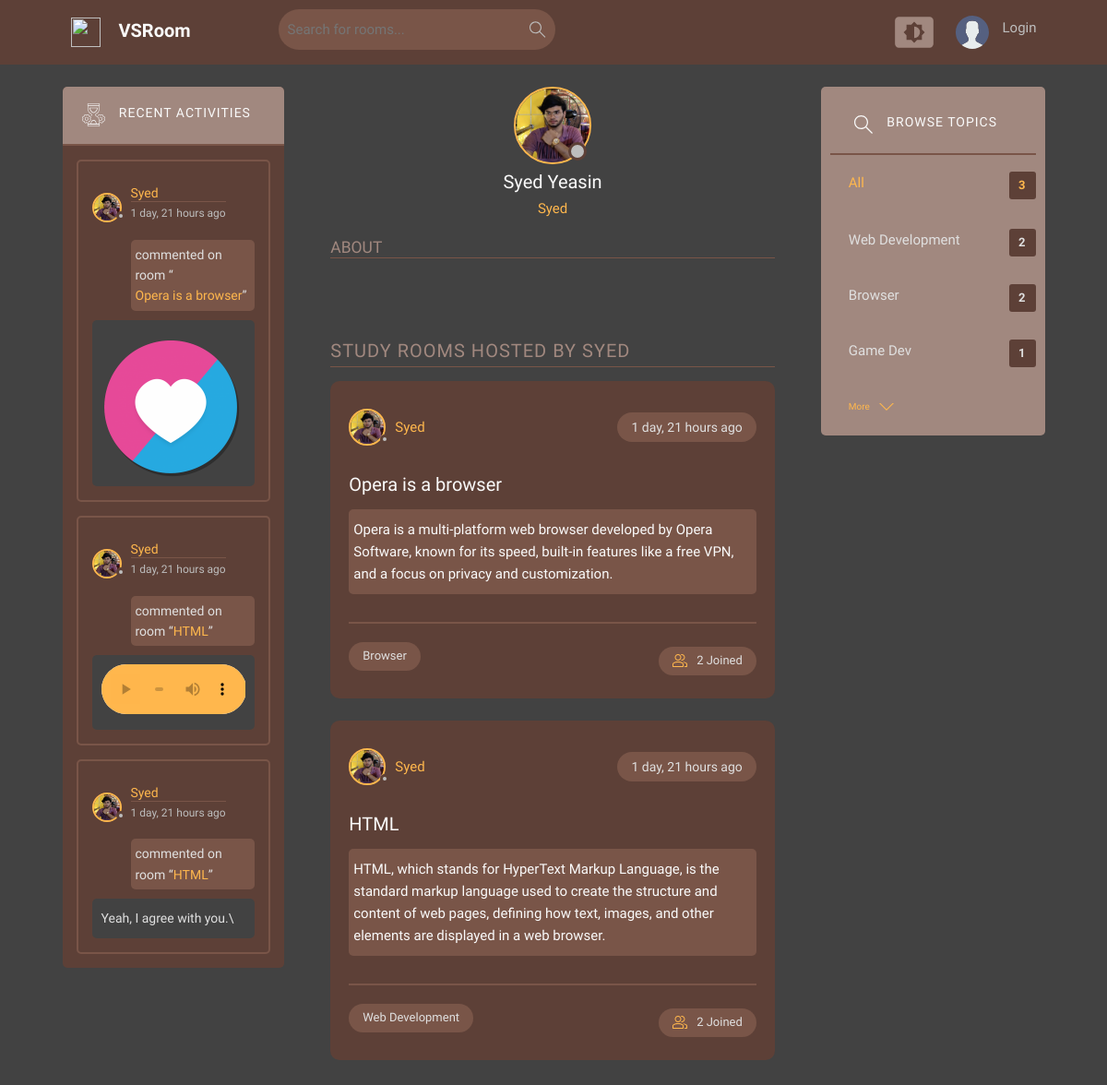
Page /profile/1/ on the committed database.
### base/models.py (models this page shows, shortened)
class Message(models.Model):
    user = models.ForeignKey(User, on_delete=models.CASCADE)
    room = models.ForeignKey(Room, on_delete=models.CASCADE)
    body = models.TextField(blank=True)
    updated = models.DateTimeField(auto_now=True)
    created = models.DateTimeField(auto_now_add=True)
    class Meta:
        ordering = ['-updated', '-created']

class User(AbstractUser):
    name = models.CharField(max_length=200, null=True)
    email = models.EmailField(unique=True ,null=True)
    bio = models.TextField(null=True, blank=True)
    avatar = models.ImageField(upload_to=user_avatar_path, null=True, default="avatar.svg")
    USERNAME_FIELD = 'email'
    REQUIRED_FIELDS = ['username']

class Room(models.Model):
    host = models.ForeignKey(User, on_delete=models.SET_NULL, null=True)
    topic = models.ForeignKey(Topic, on_delete=models.SET_NULL, null=True, blank=True)
    name = models.CharField(max_length=200)
    description = models.TextField(null=True, blank=True)
    participants = models.ManyToManyField(User, related_name='participants', blank=True)
    updated = models.DateTimeField(auto_now=True)
    created = models.DateTimeField(auto_now_add=True)
    class Meta:
        ordering = ['-updated', '-created']
    def __str__(self):
        return str(self.name)

class MessageFile(models.Model):
    message = models.ForeignKey(Message, on_delete=models.CASCADE, related_name='files')
    file = models.FileField(upload_to='messages/')
    original_name = models.CharField(max_length=255, default="unknown")

class Topic(models.Model):
    name = models.CharField(max_length=200)
    creator = models.ForeignKey(User, on_delete=models.CASCADE, null=True, blank=True, related_name="topics")

### base/views.py (the view)
# urls.py: path('profile/<str:pk>/', views.userProfile, name='user-profile'),
def userProfile(request, pk):
    user = User.objects.get(id=pk)
    rooms = user.room_set.all().order_by('-created')
    paginator = Paginator(rooms, 4)
    page_number = request.GET.get("page")
    page_obj = paginator.get_page(page_number)
    messages = user.message_set.all()
    topics = Topic.objects.all()
    return render(request, 'base/profile.html', {
        'user': user,
        'rooms': page_obj,
        'messages': messages,
        'topics': topics
    })

### base/templates/base/profile.html (shortened to what this page needs)
{% extends 'base/main.html' %}
{% block text %}
  <main class="profile-page layout layout--3">
    <div class="container">
      {% include 'base/activity_component.html' %}
      <div class="roomList">
        <div class="profile">
          <div class="profile__avatar">
            <div class="avatar avatar--large {% if request.user != user %}inactive{% else %}active{% endif %}">
                <img src="{{ user.avatar.url|default:'/static/Images/avatar.svg' }}" />
              </div>
          </div>
          <div class="profile__info">
            <h3>{{ user.name }}</h3>
            <p>{{ user.username }}</p>
          </div>
          <div class="profile__about">
            <h3>About</h3>
          </div>
        </div>
        <div class="roomList__header">
          <div>
            <h2>Study Rooms Hosted by {{ user.username }}</h2>
          </div>
        </div>
        {% include 'base/room_component.html' with rooms=rooms %}
      </div>
      {% include 'base/topic_component.html' %}
    </div>
  </main>
{% endblock text %}

### base/templates/base/main.html (shortened to what this page needs)
<!DOCTYPE html>
{% load static %}
<html lang="en">
  <head>
    <link href="https://cdn.jsdelivr.net/npm/bootstrap@5.3.3/dist/css/bootstrap.min.css"
          rel="stylesheet"
>
    <link rel="stylesheet" href="{% static 'styles/style.css' %}" />
  </head>
  <body>
    {% include 'base/nav.html' %}
    {% block text %}{% endblock %}
  </body>
</html>

### base/templates/base/nav.html (shortened to what this page needs)
{% load static %}
<header class="header header--loggedIn">
  <div class="container">
    <a href="{% url 'home' %}" class="header__logo">
      <img src="{% static 'Images/poetry.png' %}" />
      <h1>VSRoom</h1>
    </a>
    <form class="header__search nav__search" method="GET" action="{% url 'home' %}">
      <label>
        <input name="q" placeholder="Search for rooms..." />
      </label>
    </form>
    <nav class="header__menu">
      <div class="dropdown-container">
        <div class="color-theme-menu">
        </div>
      </div>
      {% if request.user.is_authenticated %}
      <div class="header__user">
        <a href="{% url 'user-profile' request.user.id %}">
          <div class="avatar avatar--medium active">
            <img src="{{request.user.avatar.url}}" />
          </div>
          <p>{{request.user.name}}<span>{{request.user.username}}</span></p>
        </a>
        <button class="dropdown-button">
          <svg version="1.1" xmlns="http://www.w3.org/2000/svg" width="32" height="32" viewBox="0 0 32 32">
            <title>chevron-down</title>
            <path d="M16 21l-13-13h-3l16 16 16-16h-3l-13 13z"></path>
          </svg>
        </button>
      </div>
      {% else %}
      <a href="{% url 'login' %}">
        <img src="{% static 'Images/avatar.svg' %}" />
        <p>Login</p>
      </a>
      {% endif %}
    </nav>
  </div>
</header>

### base/templates/base/activity_component.html (shortened to what this page needs)
{% load static %}
<div class="activities">
  <div class="activities__header">
    <h2>Recent Activities</h2>
  </div>
  {% for message in messages %}
    <div class="activities__box">
      <div class="activities__boxHeader roomListRoom__header">
        <a href="{% url 'user-profile' message.user.id %}"
           class="roomListRoom__author">
          <div class="avatar avatar--small {% if request.user != message.user %}inactive{% else %}active{% endif %}">
            <img src="{{ message.user.avatar.url }}" />
          </div>
          <p>
            {{ message.user.username }}
            <span>{{ message.created | timesince }} ago</span>
          </p>
        </a>
      </div>
      <div class="activities__boxContent">
        <p>
          commented on room “<a href="{% url 'room' message.room.id %}">{{ message.room }}</a>”
        </p>
        <div class="activities__boxRoomContent">
          {{ message.body| truncatewords:20 }}
          {% if message.audiomessage.all %}
          <div class="message__audio">
            <audio controls class="audioPlayer">
              <source src="{{ message.audiomessage.first.audio_file.url }}"
                      type="audio/wav">
            </audio>
          </div>
        {% endif %}
          {% if message.files.all %}
            <div class="message__files">
              {% for file in message.files.all %}
                <div class="message__file">
                  {% with file.file.url|lower as file_url %}
                    {% if file_url|slice:'-4:' == ".png" or file_url|slice:'-4:' == ".jpg" or file_url|slice:'-5:' == ".jpeg" or file_url|slice:'-4:' == ".gif" or file_url|slice:'-4:' == ".svg" %}
                      <img src="{{ file.file.url }}" alt="Uploaded Image" class="uploaded-image">
                    {% endif %}
                  {% endwith %}
                </div>
              {% endfor %}
            </div>
          {% endif %}
        </div>
      </div>
    </div>
  {% endfor %}
</div>

### base/templates/base/room_component.html (shortened to what this page needs)
<div class="room-slider">
  {% for room in rooms %}
  <div class="roomListRoom">
    <div class="roomListRoom__header">
      <a href="{% url 'user-profile' room.host.id %}" class="roomListRoom__author">
        <div class="avatar avatar--medium {% if request.user != room.host %}inactive{% else %}active{% endif %}">
          <img src="{{ room.host.avatar.url }}" />
        </div>
        <span>{{ room.host.username }}</span>
      </a>
      <div class="roomListRoom__actions">
        <span>{{ room.created | timesince }} ago</span>
      </div>
    </div>
    <a href="{% url 'room' room.id %}" class="roomListRoom__content">
      <h3>{{ room.name }}</h3>
      {% if room.description %}
      <p>{{ room.description }}</p>
      {% endif %}
    </a>
    <div class="roomListRoom__meta">
      <p class="roomListRoom__topic">{{ room.topic.name }}</p>
      <a href="{% url 'room' room.id %}" class="roomListRoom__joined">
        {{ room.participants.all.count }} Joined
      </a>
    </div>
  </div>
  {% empty %}
  <p>No rooms available.</p>
  {% endfor %}
</div>

### base/templates/base/topic_component.html (shortened to what this page needs)
<div class="topics">
    <div class="topics__header">
        <h2>Browse Topics</h2>
    </div>
    <ul class="topics__list">
        <li>
            <a href="{% url 'home' %}" class="active">All <span class="topic-count">{{topics.count}}</span></a>
        </li>
        {% for topic in topics|slice:":4" %}
        <li>
            <a href="{% url 'home' %}?q={{topic.name}}">{{topic.name}}<span class="topic-count">{{topic.room_set.all.count}}</span></a>
        </li>
        {% endfor %}
        <a class="btn btn--link" href="{% url 'topics' %}">
            More
            <svg version="1.1" xmlns="http://www.w3.org/2000/svg" width="32" height="32" viewBox="0 0 32 32">
                <title>chevron-down</title>
                <path d="M16 21l-13-13h-3l16 16 16-16h-3l-13 13z"></path>
            </svg>
        </a>
    </ul>
</div>

### rows in the picture
Message: user.avatar (picture), user.username "Syed", created "1 day, 21 hours", room "Opera is a browser"
MessageFile: file (picture)
Message: user.avatar (picture), user.username "Syed", created "1 day, 21 hours", room "HTML"
Message: user.avatar (picture), user.username "Syed", created "1 day, 21 hours", room "HTML", body "Yeah, I agree with you.\\"
User: avatar (picture), name "Syed Yeasin", username "Syed", username "SYED"
Room: host.avatar (picture), host.username "Syed", created "1 day, 21 hours", name "Opera is a browser", description "Opera is a multi-platform web browser developed by Opera Software, known for its speed, built-in features like a free VPN, and a focus on privacy and customization.", topic.name "Browser", participants.all.count "2"
Room: host.avatar (picture), host.username "Syed", created "1 day, 21 hours", name "HTML", description "HTML, which stands for HyperText Markup Language, is the standard markup language used to create the structure and content of web pages, defining how text, images, and other elements are displayed in a web browser.", topic.name "Web Development", participants.all.count "2"
Topic: name "Web Development", room_set.all.count "2"
Topic: name "Browser", room_set.all.count "2"
Topic: name "Game Dev", room_set.all.count "1"

### other values in the picture
{{ topics.count }} "3"
